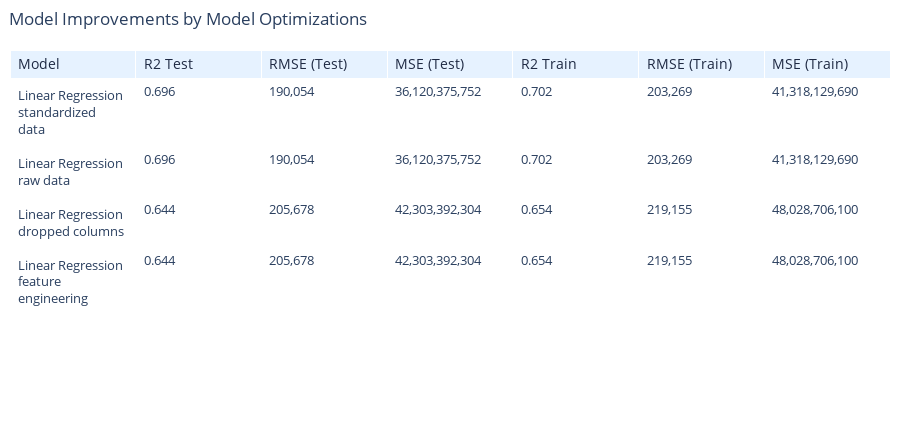

The notebook cell saved with this chart:
### Code cell
make_group_table(results,"Model Improvements by Model Optimizations",include_models=[
    "Linear Regression",
    "Linear Regression standardized data",
    "Linear Regression dropped columns",
    "Linear Regression feature engineering"
],rename_map=None )

### Figure 1 — Plotly figure (JSON) as saved in the notebook; plotly's stock layout.template omitted (floating-point values rounded to 4 significant figures)
{"data": [{"cells": {"align": "left", "fill": {"color": [["#ffffff", "#ffffff", "#ffffff", "#ffffff"]]}, "font": {"size": 13}, "height": 26, "values": [["Linear Regression standardized data", "Linear Regression raw data", "Linear Regression dropped columns", "Linear Regression feature engineering"], ["0.696", "0.696", "0.644", "0.644"], ["190,054", "190,054", "205,678", "205,678"], ["36,120,375,752", "36,120,375,752", "42,303,392,304", "42,303,392,304"], ["0.702", "0.702", "0.654", "0.654"], ["203,269", "203,269", "219,155", "219,155"], ["41,318,129,690", "41,318,129,690", "48,028,706,100", "48,028,706,100"]]}, "header": {"align": "left", "fill": {"color": "#e6f2ff"}, "font": {"color": "#1f2a44", "size": 14}, "height": 28, "values": ["Model", "R2 Test", "RMSE (Test)", "MSE (Test)", "R2 Train", "RMSE (Train)", "MSE (Train)"]}, "type": "table"}], "layout": {"height": 430, "margin": {"b": 10, "l": 10, "r": 10, "t": 50}, "title": {"text": "Model Improvements by Model Optimizations", "x": 0.01, "xanchor": "left"}}}
